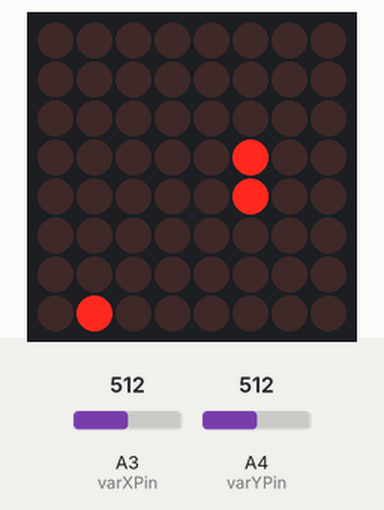
Simulated run of this sketch. Board: Arduino Uno, built with avr-gcc and run on an emulated ATmega328P. On the bench: 8×8 LED matrix. The test bench sets the inputs (shaded band); at power-on: A3 (varXPin) = 512, A4 (varYPin) = 512. Random numbers use the default seed unless the sketch sets one.

Above: at 1.2 s.
1.3 s: A3 (varXPin) set to 909
3.8 s: A3 (varXPin) set to 933
At 4.18 s:
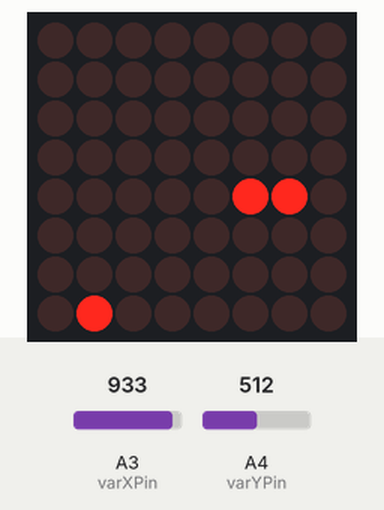
6.5 s: A4 (varYPin) set to 105
9.5 s: A4 (varYPin) set to 90
At 10.53 s:
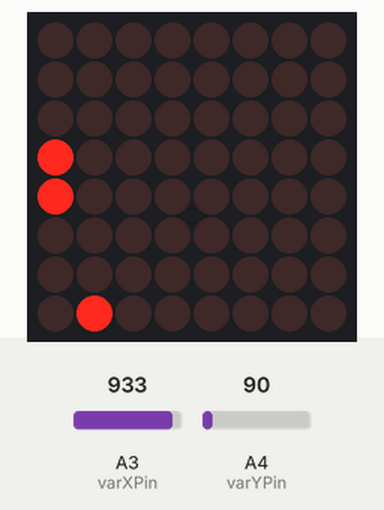
12.5 s: A3 (varXPin) set to 910
At 12.87 s:
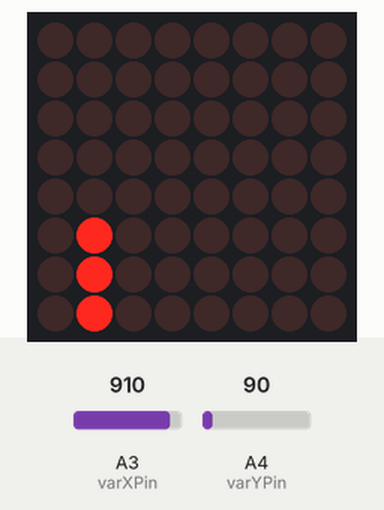
15.2 s: A3 (varXPin) set to 930
At 15.54 s:
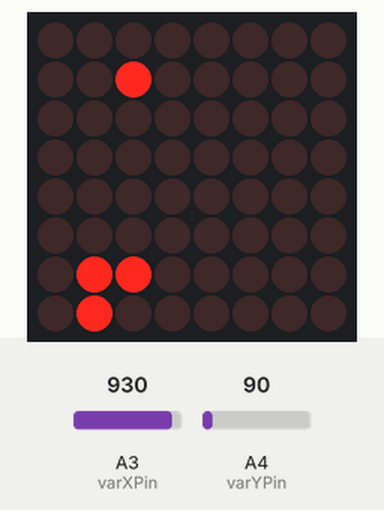
Timing chart, 0 to 18.2 s (numbered marks = the images above; inputs shaded):
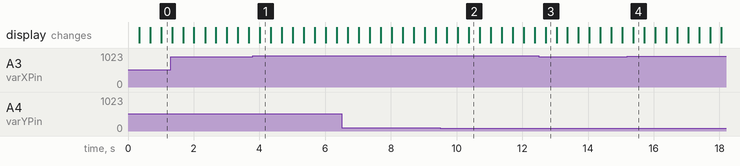

The sketch:

SnakeGame.ino
```cpp
#include <LedControl.h>

//Snake Struct
typedef struct Snake Snake;
struct Snake{
  int head[2]; // snake head
  int body[40][2]; //a two-dimensional array
  int len; //length
  int dir[2];//direction to move snake
};

//Food Struct
typedef struct Apple Apple;
struct Apple{
  int rPos; //row indexi
  int cPos; //column indexi
};

//led matrix
const int DIN = 12;
const int CS = 11;
const int CLK = 10;
LedControl lc = LedControl(DIN, CLK, CS, 1);

const int varXPin = A3;//X for joistik
const int varYPin = A4; //Y for joistik

byte pic[8] = {0, 0, 0, 0, 0, 0, 0, 0};

Snake snake = {{1,5}, {{0,5}, {1,5}}, 2, {1,0}};//  for snake
Apple apple = {(int)random(0, 8), (int)random(0,8)};// for food

//GameMaster
float oldTime = 0;
float timer = 0;
float updateRate = 3;

int i,j;//counters


void setup(){
  lc.shutdown(0, false);
  //set brwkinvaleba to medium
  lc.setIntensity(0,8);
  //clear display
  lc.clearDisplay(0);

  //set joystick pins as input
  pinMode(varXPin, INPUT);
  pinMode(varYPin, INPUT);

}


void loop(){

  float deltaTime = calculateDeltaTime();
  timer += deltaTime;//unity reference lol

int xVal = analogRead(varXPin);
int yVal = analogRead(varYPin);

if(xVal< 100 && snake.dir[1] == 0){
    snake.dir[0] = 0;
    snake.dir[1] = -1;
  }else if(xVal > 920 && snake.dir[1] == 0){
    snake.dir[0] = 0;
    snake.dir[1] = 1;
  }else if(yVal< 100 && snake.dir[0] == 0){
    snake.dir[0] = -1;
    snake.dir[1] = 0;
  }else if(yVal > 920 && snake.dir[0] == 0){
    snake.dir[0] = 1;
    snake.dir[1] = 0;
  }


  if(timer > 1000 / updateRate){
    timer = 0;
    Update();
  }

//render
  Render();

}

float calculateDeltaTime(){
  float currentTime = millis();
  float dt = currentTime - oldTime;
  oldTime = currentTime;
  return dt;
}

void reset(){
  for(int i = 0; i < 8; i++){
    pic[i] = 0;
  }
}

void Update(){
  reset(); //clear

  int newHead[2] = {snake.head[0] + snake.dir[0], snake.head[1] + snake.dir[1]};

  if(newHead[0] == 8){
    newHead[0] = 0;
  } else if(newHead[0] == -1){
    newHead[0] = 7;
  }else if(newHead[1] == 8){
    newHead[1] = 0;
  }else if(newHead[1] == -1){
    newHead[1] = 7;
  }

  //if snake eats itself
  for(i = 0; i < snake.len; i++){
    if(snake.body[i][0] == newHead[0] && snake.body[i][1] == newHead[1]){
      //wait for 1wami and reset
      delay(1000);
      snake = {{1,5},{{0,5}, {1,5}}, 2, {1,0}};//reinitialize  snake
      apple = {(int)random(0,8),(int)random(0,8)};//reinitialize  food
      return;
    }
  }


  //if snake eat food
  if(newHead[0] == apple.rPos && newHead[1] ==apple.cPos){
    snake.len = snake.len+1;
    apple.rPos = (int)random(0,8);
    apple.cPos = (int)random(0,8);
  }else{
    removeFirst();
  }

  snake.body[snake.len-1][0]= newHead[0];
  snake.body[snake.len-1][1]= newHead[1];

  snake.head[0] = newHead[0];
  snake.head[1] = newHead[1];

  for(i = 0; i < snake.len; i++){
    pic[snake.body[i][0]] |= 128 >> snake.body[i][1];
  }
  pic[apple.rPos] |= 128 >> apple.cPos;

}

void Render(){

   for(j =0 ; j < 8; j++){
    lc.setRow(0, j, pic[j]);
   }
}

void removeFirst(){
  for(i = 1;i < snake.len; i++){
    snake.body[i-1][0] = snake.body[i][0];
    snake.body[i-1][1] = snake.body[i][1];
  }
}
```

Measured:
- the behaviour switches between 920 and 921 on A3 (varXPin) (found by bisection; images 0 and 1)
- the behaviour switches between 100 and 99 on A4 (varYPin) (found by bisection; images 1 and 2)
